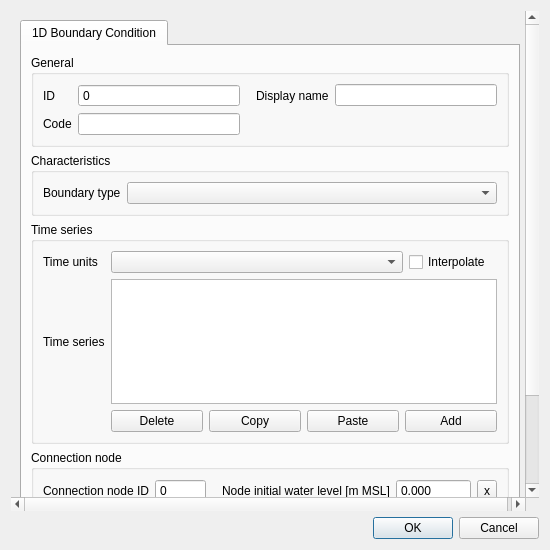
<?xml version="1.0" encoding="UTF-8"?>
<ui version="4.0">
 <class>Dialog</class>
 <widget class="QDialog" name="Dialog">
  <property name="geometry">
   <rect>
    <x>0</x>
    <y>0</y>
    <width>550</width>
    <height>550</height>
   </rect>
  </property>
  <property name="windowTitle">
   <string>Dialog</string>
  </property>
  <layout class="QGridLayout" name="gridLayout">
   <item row="0" column="0">
    <widget class="QScrollArea" name="scrollArea">
     <property name="frameShape">
      <enum>QFrame::NoFrame</enum>
     </property>
     <property name="widgetResizable">
      <bool>true</bool>
     </property>
     <widget class="QWidget" name="scrollAreaWidgetContents">
      <property name="geometry">
       <rect>
        <x>0</x>
        <y>0</y>
        <width>515</width>
        <height>552</height>
       </rect>
      </property>
      <layout class="QGridLayout" name="gridLayout_7">
       <item row="0" column="0">
        <widget class="QTabWidget" name="tabWidget">
         <property name="locale">
          <locale language="English" country="UnitedStates"/>
         </property>
         <property name="inputMethodHints">
          <set>Qt::ImhNone</set>
         </property>
         <property name="currentIndex">
          <number>0</number>
         </property>
         <widget class="QWidget" name="tab">
          <attribute name="title">
           <string>1D Boundary Condition</string>
          </attribute>
          <layout class="QGridLayout" name="gridLayout_18">
           <item row="2" column="0">
            <widget class="QGroupBox" name="grp_timeseries">
             <property name="locale">
              <locale language="English" country="UnitedStates"/>
             </property>
             <property name="inputMethodHints">
              <set>Qt::ImhNone</set>
             </property>
             <property name="title">
              <string>Time series</string>
             </property>
             <layout class="QGridLayout" name="gridLayout_3">
              <item row="1" column="1" colspan="2">
               <widget class="QTableWidget" name="timeseries_table">
                <property name="minimumSize">
                 <size>
                  <width>0</width>
                  <height>125</height>
                 </size>
                </property>
                <property name="font">
                 <font>
                  <pointsize>8</pointsize>
                 </font>
                </property>
                <property name="inputMethodHints">
                 <set>Qt::ImhDigitsOnly</set>
                </property>
                <property name="verticalScrollBarPolicy">
                 <enum>Qt::ScrollBarAsNeeded</enum>
                </property>
                <property name="sizeAdjustPolicy">
                 <enum>QAbstractScrollArea::AdjustToContents</enum>
                </property>
                <property name="selectionBehavior">
                 <enum>QAbstractItemView::SelectRows</enum>
                </property>
                <attribute name="verticalHeaderDefaultSectionSize">
                 <number>23</number>
                </attribute>
               </widget>
              </item>
              <item row="1" column="0">
               <widget class="QLabel" name="table_label">
                <property name="text">
                 <string>Time series</string>
                </property>
               </widget>
              </item>
              <item row="2" column="1" colspan="2">
               <layout class="QHBoxLayout" name="horizontalLayout">
                <property name="bottomMargin">
                 <number>0</number>
                </property>
                <item>
                 <widget class="QPushButton" name="timeseries_table_delete">
                  <property name="toolTip">
                   <string>Delete selected rows</string>
                  </property>
                  <property name="text">
                   <string>Delete</string>
                  </property>
                 </widget>
                </item>
                <item>
                 <widget class="QPushButton" name="timeseries_table_copy">
                  <property name="text">
                   <string>Copy</string>
                  </property>
                 </widget>
                </item>
                <item>
                 <widget class="QPushButton" name="timeseries_table_paste">
                  <property name="toolTip">
                   <string>Paste rows from clipboard</string>
                  </property>
                  <property name="text">
                   <string>Paste</string>
                  </property>
                 </widget>
                </item>
                <item>
                 <widget class="QPushButton" name="timeseries_table_add">
                  <property name="toolTip">
                   <string>Add new row</string>
                  </property>
                  <property name="text">
                   <string>Add</string>
                  </property>
                 </widget>
                </item>
               </layout>
              </item>
              <item row="0" column="0">
               <widget class="QLabel" name="label_5">
                <property name="locale">
                 <locale language="English" country="UnitedStates"/>
                </property>
                <property name="inputMethodHints">
                 <set>Qt::ImhNone</set>
                </property>
                <property name="text">
                 <string>Time units</string>
                </property>
                <property name="alignment">
                 <set>Qt::AlignLeading|Qt::AlignLeft|Qt::AlignVCenter</set>
                </property>
               </widget>
              </item>
              <item row="0" column="1">
               <layout class="QGridLayout" name="gridLayout_12">
                <property name="bottomMargin">
                 <number>0</number>
                </property>
                <item row="0" column="2">
                 <widget class="QCheckBox" name="interpolate">
                  <property name="text">
                   <string>Interpolate</string>
                  </property>
                 </widget>
                </item>
                <item row="0" column="1">
                 <widget class="QComboBox" name="time_units">
                  <property name="sizePolicy">
                   <sizepolicy hsizetype="MinimumExpanding" vsizetype="Fixed">
                    <horstretch>0</horstretch>
                    <verstretch>0</verstretch>
                   </sizepolicy>
                  </property>
                  <property name="locale">
                   <locale language="English" country="UnitedStates"/>
                  </property>
                  <property name="inputMethodHints">
                   <set>Qt::ImhNone</set>
                  </property>
                  <property name="editable">
                   <bool>false</bool>
                  </property>
                 </widget>
                </item>
               </layout>
              </item>
             </layout>
            </widget>
           </item>
           <item row="3" column="0">
            <widget class="QGroupBox" name="grp_conn_node">
             <property name="enabled">
              <bool>true</bool>
             </property>
             <property name="locale">
              <locale language="English" country="UnitedStates"/>
             </property>
             <property name="title">
              <string>Connection node</string>
             </property>
             <layout class="QGridLayout" name="gridLayout_5">
              <item row="1" column="2">
               <widget class="QLabel" name="label_14">
                <property name="locale">
                 <locale language="English" country="UnitedStates"/>
                </property>
                <property name="text">
                 <string>Node storage area [m²]</string>
                </property>
                <property name="alignment">
                 <set>Qt::AlignLeading|Qt::AlignLeft|Qt::AlignVCenter</set>
                </property>
                <property name="indent">
                 <number>10</number>
                </property>
               </widget>
              </item>
              <item row="1" column="0">
               <widget class="QLabel" name="label_8">
                <property name="locale">
                 <locale language="English" country="UnitedStates"/>
                </property>
                <property name="text">
                 <string>Node code</string>
                </property>
                <property name="alignment">
                 <set>Qt::AlignLeading|Qt::AlignLeft|Qt::AlignVCenter</set>
                </property>
               </widget>
              </item>
              <item row="0" column="2">
               <widget class="QLabel" name="label_16">
                <property name="locale">
                 <locale language="English" country="UnitedStates"/>
                </property>
                <property name="text">
                 <string>Node initial water level [m MSL]</string>
                </property>
                <property name="alignment">
                 <set>Qt::AlignLeading|Qt::AlignLeft|Qt::AlignVCenter</set>
                </property>
                <property name="indent">
                 <number>10</number>
                </property>
               </widget>
              </item>
              <item row="1" column="3">
               <widget class="QDoubleSpinBox" name="connection_node_storage_area">
                <property name="sizePolicy">
                 <sizepolicy hsizetype="Expanding" vsizetype="Fixed">
                  <horstretch>0</horstretch>
                  <verstretch>0</verstretch>
                 </sizepolicy>
                </property>
                <property name="locale">
                 <locale language="English" country="UnitedStates"/>
                </property>
                <property name="inputMethodHints">
                 <set>Qt::ImhNone</set>
                </property>
                <property name="buttonSymbols">
                 <enum>QAbstractSpinBox::NoButtons</enum>
                </property>
                <property name="decimals">
                 <number>3</number>
                </property>
                <property name="maximum">
                 <double>999999999.000000000000000</double>
                </property>
                <property name="clearValue" stdset="0">
                 <bool>true</bool>
                </property>
               </widget>
              </item>
              <item row="0" column="3">
               <widget class="QDoubleSpinBox" name="connection_node_initial_water_level">
                <property name="sizePolicy">
                 <sizepolicy hsizetype="Expanding" vsizetype="Fixed">
                  <horstretch>0</horstretch>
                  <verstretch>0</verstretch>
                 </sizepolicy>
                </property>
                <property name="locale">
                 <locale language="English" country="UnitedStates"/>
                </property>
                <property name="inputMethodHints">
                 <set>Qt::ImhNone</set>
                </property>
                <property name="buttonSymbols">
                 <enum>QAbstractSpinBox::NoButtons</enum>
                </property>
                <property name="decimals">
                 <number>3</number>
                </property>
                <property name="minimum">
                 <double>-1000.000000000000000</double>
                </property>
                <property name="maximum">
                 <double>1000000.000000000000000</double>
                </property>
                <property name="showClearButton" stdset="0">
                 <bool>true</bool>
                </property>
                <property name="clearValue" stdset="0">
                 <bool>true</bool>
                </property>
                <property name="expressionsEnabled" stdset="0">
                 <bool>true</bool>
                </property>
               </widget>
              </item>
              <item row="1" column="1">
               <widget class="QLineEdit" name="connection_node_code">
                <property name="sizePolicy">
                 <sizepolicy hsizetype="Expanding" vsizetype="Fixed">
                  <horstretch>0</horstretch>
                  <verstretch>0</verstretch>
                 </sizepolicy>
                </property>
                <property name="locale">
                 <locale language="English" country="UnitedStates"/>
                </property>
                <property name="clearButtonEnabled">
                 <bool>true</bool>
                </property>
               </widget>
              </item>
              <item row="0" column="1">
               <widget class="QSpinBox" name="connection_node_id">
                <property name="sizePolicy">
                 <sizepolicy hsizetype="Expanding" vsizetype="Fixed">
                  <horstretch>0</horstretch>
                  <verstretch>0</verstretch>
                 </sizepolicy>
                </property>
                <property name="locale">
                 <locale language="English" country="UnitedStates"/>
                </property>
                <property name="readOnly">
                 <bool>true</bool>
                </property>
                <property name="buttonSymbols">
                 <enum>QAbstractSpinBox::NoButtons</enum>
                </property>
                <property name="maximum">
                 <number>999999999</number>
                </property>
                <property name="showClearButton" stdset="0">
                 <bool>true</bool>
                </property>
                <property name="clearValue" stdset="0">
                 <bool>true</bool>
                </property>
                <property name="expressionsEnabled" stdset="0">
                 <bool>false</bool>
                </property>
               </widget>
              </item>
              <item row="0" column="0">
               <widget class="QLabel" name="label_7">
                <property name="locale">
                 <locale language="English" country="UnitedStates"/>
                </property>
                <property name="text">
                 <string>Connection node ID</string>
                </property>
                <property name="alignment">
                 <set>Qt::AlignLeading|Qt::AlignLeft|Qt::AlignVCenter</set>
                </property>
               </widget>
              </item>
              <item row="0" column="4">
               <widget class="QToolButton" name="connection_node_initial_water_level_clear">
                <property name="text">
                 <string>x</string>
                </property>
               </widget>
              </item>
              <item row="1" column="4">
               <widget class="QToolButton" name="connection_node_storage_area_clear">
                <property name="text">
                 <string>x</string>
                </property>
               </widget>
              </item>
             </layout>
            </widget>
           </item>
           <item row="4" column="0">
            <widget class="QGroupBox" name="grp_tag">
             <property name="font">
              <font>
               <weight>50</weight>
               <bold>false</bold>
              </font>
             </property>
             <property name="title">
              <string>Tag</string>
             </property>
             <layout class="QGridLayout" name="gridLayout_16">
              <item row="0" column="0" colspan="2">
               <layout class="QHBoxLayout" name="tags_layout"/>
              </item>
             </layout>
            </widget>
           </item>
           <item row="5" column="0">
            <spacer name="verticalSpacer_3">
             <property name="orientation">
              <enum>Qt::Vertical</enum>
             </property>
             <property name="sizeHint" stdset="0">
              <size>
               <width>20</width>
               <height>40</height>
              </size>
             </property>
            </spacer>
           </item>
           <item row="0" column="0">
            <widget class="QGroupBox" name="grp_general">
             <property name="enabled">
              <bool>true</bool>
             </property>
             <property name="locale">
              <locale language="English" country="UnitedStates"/>
             </property>
             <property name="title">
              <string>General</string>
             </property>
             <layout class="QGridLayout" name="gridLayout_2">
              <item row="0" column="2">
               <widget class="QLabel" name="label_2">
                <property name="locale">
                 <locale language="English" country="UnitedStates"/>
                </property>
                <property name="text">
                 <string>Display name</string>
                </property>
                <property name="alignment">
                 <set>Qt::AlignLeading|Qt::AlignLeft|Qt::AlignVCenter</set>
                </property>
                <property name="indent">
                 <number>10</number>
                </property>
               </widget>
              </item>
              <item row="0" column="3">
               <widget class="QLineEdit" name="display_name">
                <property name="sizePolicy">
                 <sizepolicy hsizetype="Expanding" vsizetype="Fixed">
                  <horstretch>0</horstretch>
                  <verstretch>0</verstretch>
                 </sizepolicy>
                </property>
                <property name="locale">
                 <locale language="English" country="UnitedStates"/>
                </property>
                <property name="clearButtonEnabled">
                 <bool>true</bool>
                </property>
               </widget>
              </item>
              <item row="0" column="0">
               <widget class="QLabel" name="label">
                <property name="locale">
                 <locale language="English" country="UnitedStates"/>
                </property>
                <property name="text">
                 <string>ID</string>
                </property>
                <property name="alignment">
                 <set>Qt::AlignLeading|Qt::AlignLeft|Qt::AlignVCenter</set>
                </property>
               </widget>
              </item>
              <item row="1" column="0">
               <widget class="QLabel" name="label_3">
                <property name="locale">
                 <locale language="English" country="UnitedStates"/>
                </property>
                <property name="text">
                 <string>Code</string>
                </property>
                <property name="alignment">
                 <set>Qt::AlignLeading|Qt::AlignLeft|Qt::AlignVCenter</set>
                </property>
               </widget>
              </item>
              <item row="1" column="1">
               <widget class="QLineEdit" name="code">
                <property name="sizePolicy">
                 <sizepolicy hsizetype="Expanding" vsizetype="Fixed">
                  <horstretch>0</horstretch>
                  <verstretch>0</verstretch>
                 </sizepolicy>
                </property>
                <property name="locale">
                 <locale language="English" country="UnitedStates"/>
                </property>
                <property name="clearButtonEnabled">
                 <bool>true</bool>
                </property>
               </widget>
              </item>
              <item row="0" column="1">
               <widget class="QSpinBox" name="id">
                <property name="locale">
                 <locale language="English" country="UnitedStates"/>
                </property>
                <property name="readOnly">
                 <bool>true</bool>
                </property>
                <property name="buttonSymbols">
                 <enum>QAbstractSpinBox::NoButtons</enum>
                </property>
                <property name="maximum">
                 <number>99999999</number>
                </property>
                <property name="showClearButton" stdset="0">
                 <bool>true</bool>
                </property>
                <property name="clearValue" stdset="0">
                 <bool>true</bool>
                </property>
                <property name="expressionsEnabled" stdset="0">
                 <bool>false</bool>
                </property>
               </widget>
              </item>
             </layout>
            </widget>
           </item>
           <item row="1" column="0">
            <widget class="QGroupBox" name="grp_characteristics">
             <property name="title">
              <string>Characteristics</string>
             </property>
             <layout class="QGridLayout" name="gridLayout_4">
              <item row="0" column="0">
               <widget class="QLabel" name="label_6">
                <property name="locale">
                 <locale language="English" country="UnitedStates"/>
                </property>
                <property name="text">
                 <string>Boundary type</string>
                </property>
                <property name="alignment">
                 <set>Qt::AlignLeading|Qt::AlignLeft|Qt::AlignVCenter</set>
                </property>
                <property name="indent">
                 <number>-1</number>
                </property>
               </widget>
              </item>
              <item row="0" column="1">
               <widget class="QComboBox" name="type">
                <property name="sizePolicy">
                 <sizepolicy hsizetype="MinimumExpanding" vsizetype="Fixed">
                  <horstretch>0</horstretch>
                  <verstretch>0</verstretch>
                 </sizepolicy>
                </property>
                <property name="locale">
                 <locale language="English" country="UnitedStates"/>
                </property>
               </widget>
              </item>
             </layout>
            </widget>
           </item>
          </layout>
         </widget>
        </widget>
       </item>
      </layout>
     </widget>
    </widget>
   </item>
   <item row="1" column="0">
    <widget class="QDialogButtonBox" name="buttonBox">
     <property name="standardButtons">
      <set>QDialogButtonBox::Cancel|QDialogButtonBox::Ok</set>
     </property>
    </widget>
   </item>
  </layout>
 </widget>
 <tabstops>
  <tabstop>tabWidget</tabstop>
  <tabstop>scrollArea</tabstop>
  <tabstop>id</tabstop>
  <tabstop>display_name</tabstop>
  <tabstop>code</tabstop>
  <tabstop>type</tabstop>
  <tabstop>time_units</tabstop>
  <tabstop>interpolate</tabstop>
  <tabstop>timeseries_table</tabstop>
  <tabstop>timeseries_table_delete</tabstop>
  <tabstop>timeseries_table_copy</tabstop>
  <tabstop>timeseries_table_paste</tabstop>
  <tabstop>timeseries_table_add</tabstop>
  <tabstop>connection_node_id</tabstop>
  <tabstop>connection_node_initial_water_level</tabstop>
  <tabstop>connection_node_initial_water_level_clear</tabstop>
  <tabstop>connection_node_code</tabstop>
  <tabstop>connection_node_storage_area</tabstop>
  <tabstop>connection_node_storage_area_clear</tabstop>
 </tabstops>
 <resources/>
 <connections/>
</ui>
